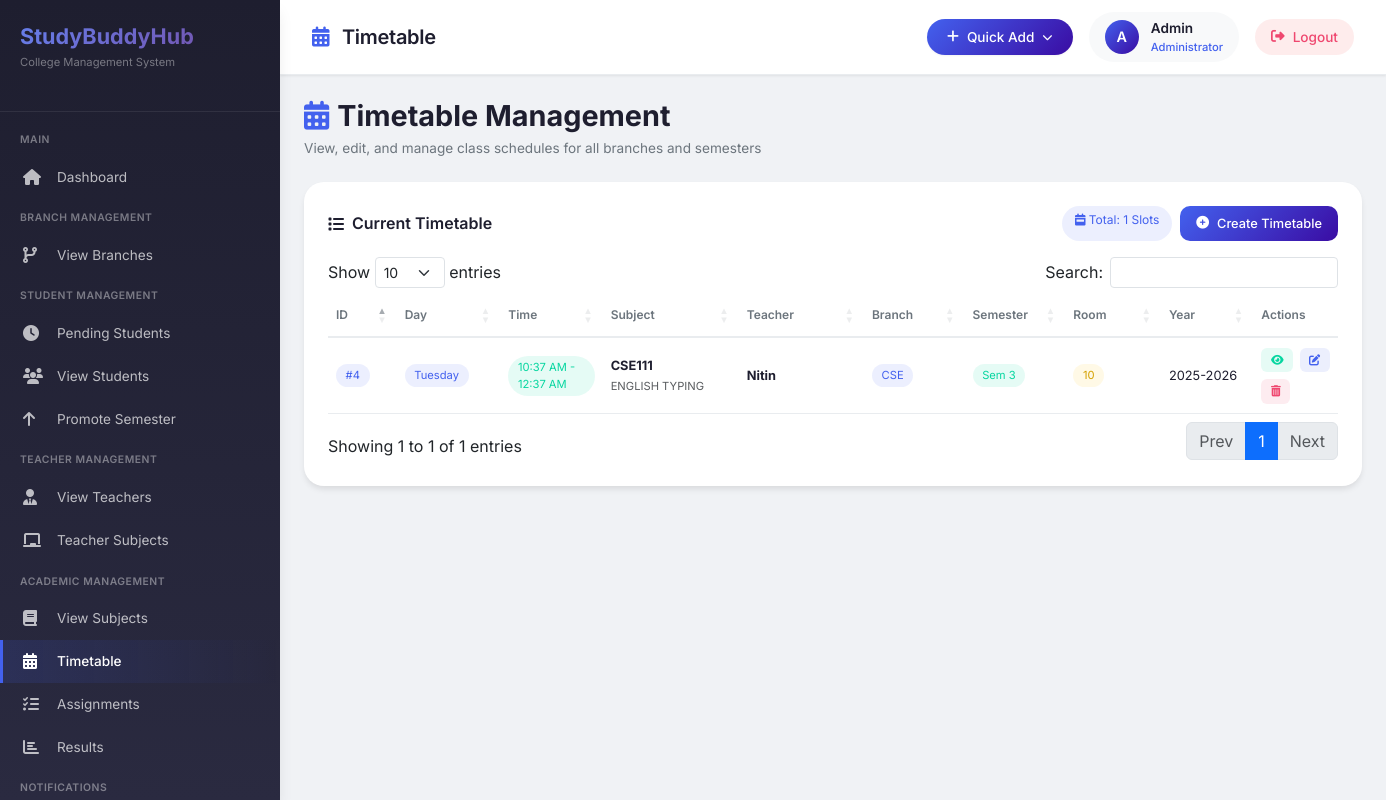
Screenshot of /admin/timetable.php (signed in) with the database file from the repository.
### tables this page shows
CREATE TABLE `timetable` (
  `id` int(11) NOT NULL,
  `subject_id` int(11) NOT NULL,
  `teacher_id` int(11) NOT NULL,
  `day` enum('Monday','Tuesday','Wednesday','Thursday','Friday','Saturday','Sunday') NOT NULL,
  `start_time` time NOT NULL,
  `end_time` time NOT NULL,
  `room_no` varchar(20) DEFAULT NULL,
  `branch` varchar(50) NOT NULL,
  `semester` int(11) NOT NULL,
  `academic_year` varchar(20) NOT NULL,
  `created_at` timestamp NOT NULL DEFAULT current_timestamp()
);

CREATE TABLE `subjects` (
  `id` int(11) NOT NULL,
  `subject_code` varchar(20) NOT NULL,
  `subject_name` varchar(100) NOT NULL,
  `short_name` varchar(20) DEFAULT NULL,
  `credits` int(11) NOT NULL,
  `branch` varchar(50) NOT NULL,
  `semester` int(11) NOT NULL,
  `description` text DEFAULT NULL,
  `created_at` timestamp NOT NULL DEFAULT current_timestamp()
);

CREATE TABLE `teacher` (
  `id` int(11) NOT NULL,
  `user_id` int(11) DEFAULT NULL,
  `is_active` tinyint(1) NOT NULL DEFAULT 1,
  `name` varchar(100) NOT NULL,
  `email` varchar(100) NOT NULL,
  `mobile` varchar(10) NOT NULL,
  `branch` varchar(50) DEFAULT NULL,
  `qualification` varchar(255) DEFAULT NULL,
  `experience` int(11) DEFAULT NULL,
  `joining_date` date DEFAULT NULL,
  `address` text DEFAULT NULL,
  `dob` date DEFAULT NULL,
  `gender` varchar(10) DEFAULT NULL,
  `created_at` timestamp NOT NULL DEFAULT current_timestamp(),
  `updated_at` timestamp NULL DEFAULT NULL ON UPDATE current_timestamp(),
  `updated_by` int(11) DEFAULT NULL
);

### admin/timetable.php (the view, shortened to what this page needs)
<?php
$host = "localhost";
$user = "root";
$password = "";
$db = "users";
$data = mysqli_connect($host, $user, $password, $db);
$timetable_query = mysqli_query($data, "SELECT tt.*, s.subject_name, s.subject_code, s.credits, t.name AS teacher_name, t.email AS teacher_email
                                        FROM timetable tt
                                        JOIN subjects s ON s.id = tt.subject_id
                                        JOIN teacher t ON t.id = tt.teacher_id
                                        ORDER BY FIELD(tt.day,'Monday','Tuesday','Wednesday','Thursday','Friday','Saturday','Sunday'), tt.start_time");
$timetable_entries = [];
while ($row = mysqli_fetch_assoc($timetable_query)) {
    $timetable_entries[] = $row;
}
?>
<!DOCTYPE html>
<html lang="en">
<head>
    <link href="https://cdn.jsdelivr.net/npm/bootstrap@5.3.8/dist/css/bootstrap.min.css" rel="stylesheet">
    <link rel="stylesheet" href="https://cdnjs.cloudflare.com/ajax/libs/font-awesome/6.4.0/css/all.min.css">
    <link href="https://unpkg.com/aos@2.3.1/dist/aos.css" rel="stylesheet">
    <link rel="stylesheet" href="https://cdn.datatables.net/1.13.6/css/dataTables.bootstrap5.min.css">
</head>
<body>
<div class="admin-wrap">
    <div class="sidebar" id="sidebar">
        <div class="sidebar-header">
            <h3>StudyBuddyHub</h3>
            <p>College Management System</p>
        </div>
        <div class="sidebar-menu">
            <div class="menu-title">MAIN</div>
            <a href="home.php"> <i class="fas fa-home"></i> <span>Dashboard</span> </a>
            <div class="menu-title">BRANCH MANAGEMENT</div>
            <a href="branches.php"> <i class="fas fa-code-branch"></i> <span>View Branches</span> </a>
            <div class="menu-title">STUDENT MANAGEMENT</div>
            <a href="pending_requests.php"> <i class="fas fa-clock"></i> <span>Pending Students</span>
            </a>
            <a href="view_student.php"> <i class="fas fa-users"></i> <span>View Students</span> </a>
            <a href="promote_semester.php"> <i class="fas fa-arrow-up"></i> <span>Promote Semester</span> </a>
            <div class="menu-title">TEACHER MANAGEMENT</div>
            <a href="view_teacher.php"> <i class="fas fa-user-tie"></i> <span>View Teachers</span> </a>
            <a href="teacher_subjects.php"> <i class="fas fa-chalkboard"></i> <span>Teacher Subjects</span> </a>
            <div class="menu-title">ACADEMIC MANAGEMENT</div>
            <a href="subjects.php"> <i class="fas fa-book"></i> <span>View Subjects</span> </a>
            <a href="timetable.php" class="active"> <i class="fas fa-calendar-alt"></i> <span>Timetable</span> </a>
            <a href="assignments.php"> <i class="fas fa-tasks"></i> <span>Assignments</span> </a>
            <a href="results.php"> <i class="fas fa-chart-bar"></i> <span>Results</span> </a>
            <div class="menu-title">NOTIFICATIONS</div>
        </div>
    </div>
    <div class="main">
        <div class="modern-topbar">
            <div class="topbar-left">
                <div class="page-title">
                    <i class="fas fa-calendar-alt"></i> Timetable
                </div>
            </div>
            <div class="topbar-right">
                <div class="quick-dropdown">
                    <button class="quick-add-btn" id="quickAddBtn">
                        <i class="fas fa-plus"></i> <span>Quick Add</span> <i class="fas fa-chevron-down" style="font-size: 0.65rem;"></i>
                    </button>
                </div>
                <a href="profile.php" class="admin-profile">
                    <div class="admin-avatar">
                        <?php if (!empty($_SESSION['profile_pic']) && file_exists(__DIR__ . '/../uploads/profile_pics/' . $_SESSION['profile_pic'])): ?>
                            <img src="../uploads/profile_pics/<?php echo htmlspecialchars($_SESSION['profile_pic']); ?>" alt="Avatar">
                        <?php else: ?>
                            <?php echo strtoupper(substr($_SESSION['username'] ?? 'A', 0, 1)); ?>
                        <?php endif; ?>
                    </div>
                    <div class="admin-info">
                        <div class="admin-name"><?php echo htmlspecialchars($_SESSION['username'] ?? 'Admin'); ?></div>
                        <div class="admin-role">Administrator</div>
                    </div>
                </a>
                <a href="../logout.php" class="logout-btn">
                    <i class="fas fa-sign-out-alt"></i> <span>Logout</span>
                </a>
            </div>
        </div>
        <div class="content">
            <div class="page-header" data-aos="fade-up">
                <h2> <i class="fas fa-calendar-alt" style="color: var(--primary);"></i> Timetable Management </h2>
                <p>View, edit, and manage class schedules for all branches and semesters</p>
            </div>
            <div class="table-card" data-aos="fade-up" data-aos-delay="100">
                <div class="table-header">
                    <h4>
                        <i class="fas fa-list"></i>
                        Current Timetable
                    </h4>
                    <div class="d-flex gap-2">
                        <div class="total-slots">
                            <i class="fas fa-calendar-week"></i> Total: <?php echo count($timetable_entries); ?> Slots
                        </div>
                        <button class="btn-create" onclick="openInQuickModal('create_timetable.php', 'Create Timetable', 'fa-calendar-plus')">
                            <i class="fas fa-plus-circle"></i> Create Timetable
                        </button>
                    </div>
                </div>
                <div class="table-responsive">
                    <?php if (!empty($timetable_entries)): ?>
                        <table id="timetableTable" class="display" style="width:100%">
                            <thead>
                                <tr>
                                    <th>ID</th>
                                    <th>Day</th>
                                    <th>Time</th>
                                    <th>Subject</th>
                                    <th>Teacher</th>
                                    <th>Branch</th>
                                    <th>Semester</th>
                                    <th>Room</th>
                                    <th>Year</th>
                                    <th>Actions</th>
                                </tr>
                            </thead>
                            <tbody>
                                <?php foreach ($timetable_entries as $slot): ?>
                                <tr id="slot-row-<?php echo $slot['id']; ?>">
                                    <td><span class="badge-day">#<?php echo $slot['id']; ?></span></td>
                                    <td><span class="badge-day"><?php echo $slot['day']; ?></span></td>
                                    <td><span class="badge-time"><?php echo date('h:i A', strtotime($slot['start_time'])); ?> - <?php echo date('h:i A', strtotime($slot['end_time'])); ?></span></td>
                                    <td><strong><?php echo htmlspecialchars($slot['subject_code']); ?></strong><br><small class="text-muted"><?php echo htmlspecialchars($slot['subject_name']); ?></small></td>
                                    <td><strong><?php echo htmlspecialchars($slot['teacher_name']); ?></strong></td>
                                    <td><span class="badge-day"><?php echo htmlspecialchars($slot['branch']); ?></span></td>
                                    <td><span class="badge-time">Sem <?php echo $slot['semester']; ?></span></td>
                                    <td><span class="badge-room"><?php echo htmlspecialchars($slot['room_no'] ?: 'Not assigned'); ?></span></td>
                                    <td><?php echo htmlspecialchars($slot['academic_year']); ?></td>
                                    <td>
                                        <div class="action-btns">
                                            <button class="btn-view" onclick='viewSlot(<?php echo json_encode($slot); ?>)'>
                                                <i class="fas fa-eye"></i>
                                            </button>
                                            <button class="btn-edit" onclick='openEditModal(<?php echo json_encode($slot); ?>)'>
                                                <i class="fas fa-edit"></i>
                                            </button>
                                            <button class="btn-delete" onclick="deleteSlot(<?php echo $slot['id']; ?>, '<?php echo htmlspecialchars($slot['subject_code']); ?>', '<?php echo htmlspecialchars($slot['day']); ?>')">
                                                <i class="fas fa-trash-alt"></i>
                                            </button>
                                        </div>
                                    </td>
                                </tr>
                                <?php endforeach; ?>
                            </tbody>
                        </table>
                    <?php endif; ?>
                </div>
            </div>
        </div>
    </div>
</div>
</body>
</html>

### rows the page displays
timetable: id "4", day "Tuesday", start_time "10:37 AM", end_time "12:37 AM", subject.subject_code "CSE111", subject.subject_name "ENGLISH TYPING", teacher.name "Nitin", branch "CSE", semester "3", room_no "10", academic_year "2025-2026"

### other values shown
substr($_SESSION['username'] ?? 'A', 0, 1) "A"
$_SESSION['username'] "Admin"
count($timetable_entries) "1"
